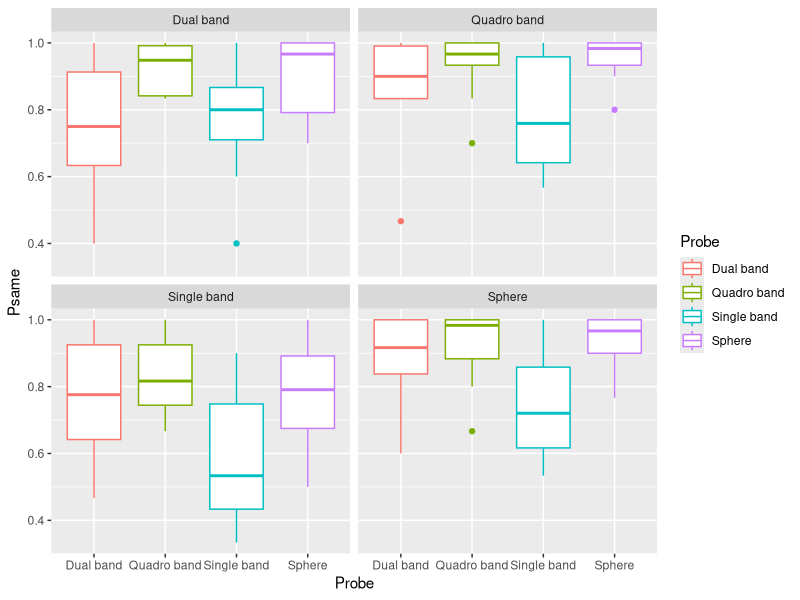

Generate this figure with R:
## ---- chunk 1
library(tidyverse)
## ---- chunk 2
results <- read_csv("data/persistence.csv", 
                    col_types = cols(filename = col_character(),
                         Participant = col_character(),
                         Session = col_character(),
                         Block = col_double(),
                         Trial = col_double(),
                         OnsetDelay = col_double(),
                         Bias = col_character(),
                         Prime = col_character(),
                         Probe = col_character(),
                         Response1 = col_character(),
                         Response2 = col_character(),
                         RT1 = col_double(),
                         RT2 = col_double()))

results %>%
  select(-filename) %>%
  mutate(SameResponse = Response1 == Response2)  %>%
  group_by(Participant, Prime, Probe) %>%
  summarise(Psame = mean(SameResponse), .groups="drop") %>%
  
  ggplot(aes(x=Probe, y=Psame, color=Probe)) + 
  geom_boxplot() + 
  facet_wrap(.~Prime)
## ---- chunk 3
letters <- c("C", "A", "D", "B", "A", "B")
letters_as_factor <- factor(letters)
letters_as_factor
## ---- chunk 4
levels(letters_as_factor)
## ---- chunk 5
letters <- c("C", "A", "D", "B", "A", "B")
letters_as_factor <- factor(letters, levels = c("D", "C", "B", "A"))
letters_as_factor
## ---- chunk 6
responses <- c(1, 3, 2, 2, 1, 3)
responses_as_factor <- factor(responses, labels = c("negative", "neutral", "positive"))
responses_as_factor
